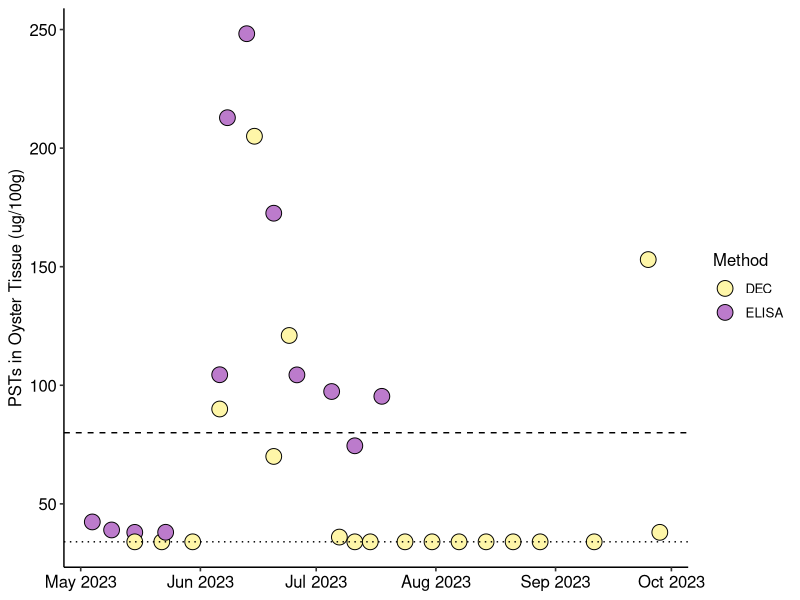
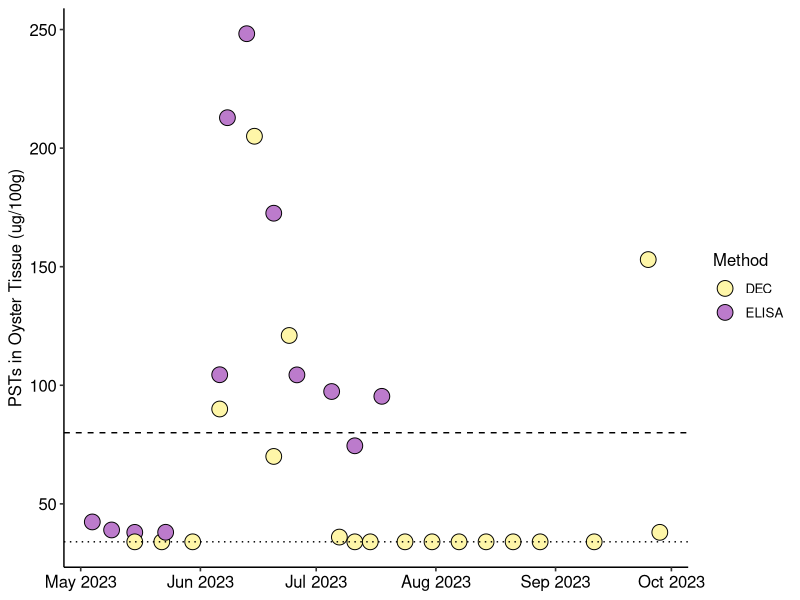
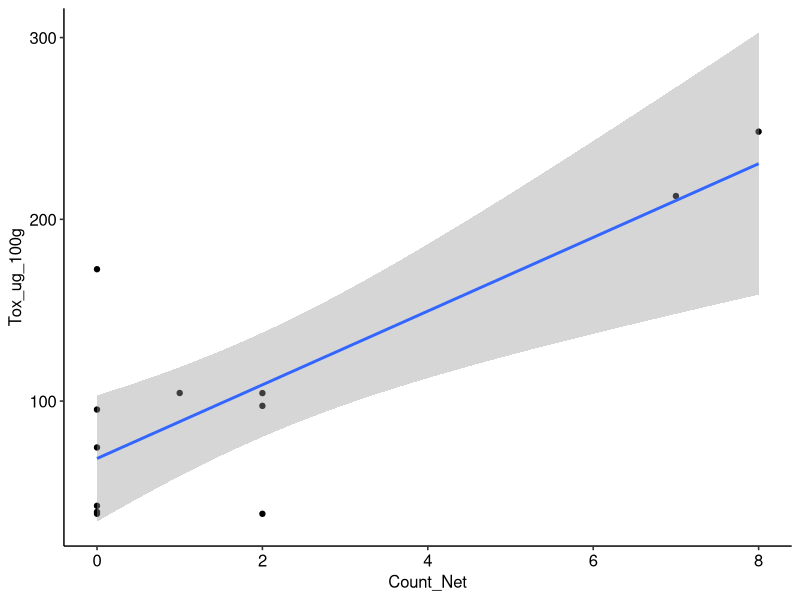
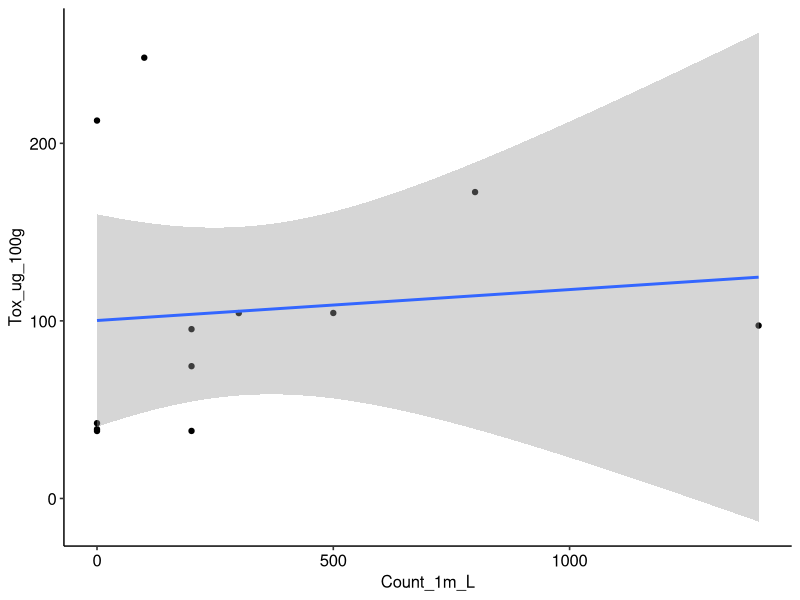
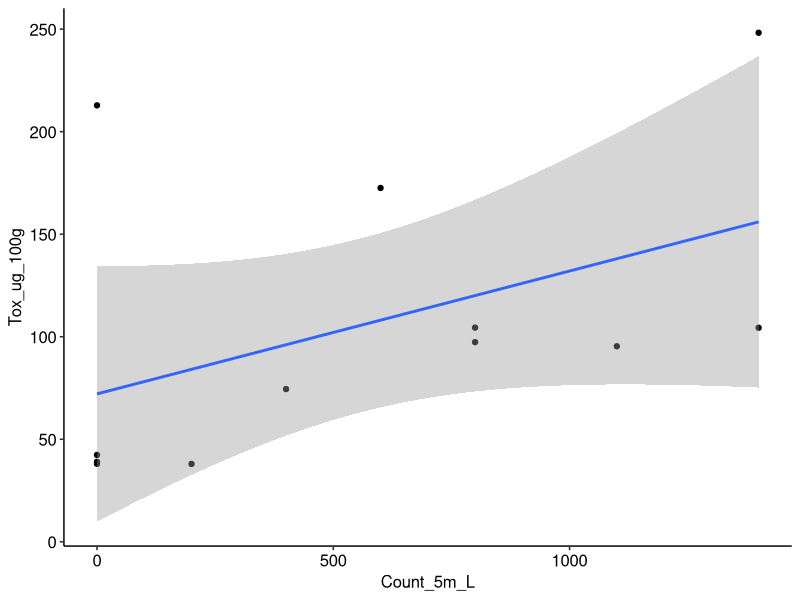

Recreate these plots in R, in order.
## ---- chunk 1
knitr::opts_chunk$set(echo = TRUE)
## ---- chunk 2
#install.packages("ggplot2")
#install.packages("ggpubr")
## ---- chunk 3
library(ggplot2)
library(ggpubr)
## ---- chunk 4
oyster_psts <- read.csv("../Data/Oyster_PSTs.csv")
alex <- read.csv("../Data/Alexandrium_MicroscopeCounts.csv")
## ---- chunk 5
oyster_psts$Date <- as.Date(oyster_psts$Date, "%m/%d/%Y")
alex$Date <- as.Date(alex$Date, "%m/%d/%Y")
## ---- chunk 6
pst_plot <- ggplot(oyster_psts, aes(x = Date, y = Tox_ug_100g, fill = Method)) +
  geom_point(size = 5, shape = 21) +
  scale_fill_manual(values = c("#FEF6A8", "#BC7BCC")) +
  theme_pubr() +
  scale_x_date(date_breaks = "1 month", date_labels = "%b %Y") +
  labs(x = NULL, y = "PSTs in Oyster Tissue (ug/100g)") +
    theme(legend.position = "right") +
  geom_hline(yintercept = 80, linetype = "dashed") +
  geom_hline(yintercept = 34, linetype = "dotted")
pst_plot
## ---- chunk 7
jpeg("../Figures/Fig4.jpg", width = 8, height = 5, units="in", res=600)
pst_plot
## ---- chunk 8
elisa_psts <- subset(oyster_psts, Method == "ELISA")
## ---- chunk 9
elisa_alex <- merge(elisa_psts, alex, by = "Date")
## ---- chunk 10
correlation_elisa_net <- cor.test(elisa_alex$Tox_ug_100g, elisa_alex$Count_Net, method = "pearson")
correlation_elisa_net
## ---- chunk 11
plot_elisa_net <- ggplot(elisa_alex, aes(Count_Net, Tox_ug_100g)) + geom_point() + geom_smooth(method = "lm") + theme_pubr()
plot_elisa_net
## ---- chunk 12
correlation_elisa_1m <- cor.test(elisa_alex$Tox_ug_100g, elisa_alex$Count_1m_L, method = "pearson")
correlation_elisa_1m
## ---- chunk 13
plot_elisa_1m <- ggplot(elisa_alex, aes(Count_1m_L, Tox_ug_100g)) + geom_point() + geom_smooth(method = "lm") + theme_pubr()
plot_elisa_1m
## ---- chunk 14
correlation_elisa_5m <- cor.test(elisa_alex$Tox_ug_100g, elisa_alex$Count_5m_L, method = "pearson")
correlation_elisa_5m
## ---- chunk 15
plot_elisa_5m <- ggplot(elisa_alex, aes(Count_5m_L, Tox_ug_100g)) + geom_point() + geom_smooth(method = "lm") + theme_pubr()
plot_elisa_5m
